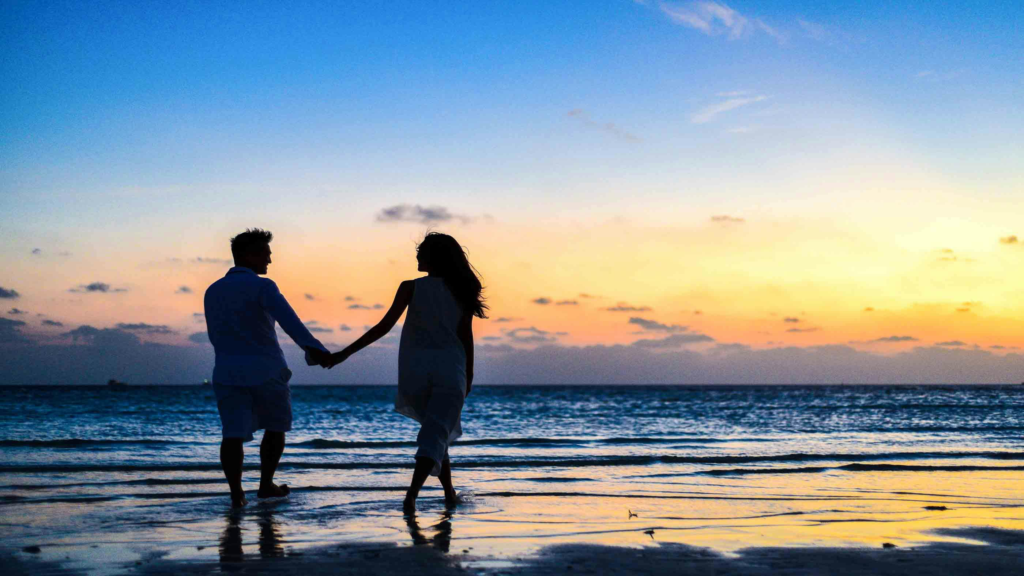
#> input picture examples/13/img.png, 1024 x 576 px, found by its file name
$ jupyter execute --allow-errors demo.ipynb
#> lines starting #> are read from the running program, lines starting #| are printed output that depends on the picture
# Import libraries and set up utils

[cell 1]
import os

os.environ["CUDA_VISIBLE_DEVICES"]="9" #restrict CUDA visibility

import cv2
import numpy as np
import random
import math
from PIL import Image   # used to address load image
import torch
from matplotlib import pyplot as plt
import torch.nn.functional as F
from transformers import CLIPImageProcessor, CLIPVisionModelWithProjection
from diffusers import StableVideoDiffusionPipeline, AutoencoderKLTemporalDecoder, UNetSpatioTemporalConditionModel, EulerDiscreteScheduler
from diffusers.pipelines.stable_video_diffusion import StableVideoDiffusionPipelineOutput
from diffusers.models.unets.unet_spatio_temporal_condition import UNetSpatioTemporalConditionOutput
from diffusers.utils.torch_utils import randn_tensor
from diffusers.pipelines.stable_video_diffusion.pipeline_stable_video_diffusion import _append_dims
from IPython.display import HTML

[cell 2]
"""
Define utils function
"""

# [14 lines left out: function export_to_gif, not called in this run]

def requires_grad(model, flag=True):
    for p in model.parameters():
        p.requires_grad = flag
# [15 lines left out: function tensor2vid, not called in this run]
def visualize_control(image, trajectory_points):
    scale_factor = 1.5
    image = np.array(image)
    image = cv2.cvtColor(image, cv2.COLOR_RGB2BGR)
    for i in range(len(trajectory_points)):
        frames = len(trajectory_points[i])
        for j in range(frames):
            source_point = trajectory_points[i][j]
            sx, sy, tx, ty = source_point[0], source_point[1], source_point[2], source_point[3]
            if j==0:
                image2 = cv2.rectangle(image.copy(), (int(sy), int(sx)), (int(ty), int(tx)), (69, 27, 255), thickness=-1)
                image = cv2.rectangle(image, (int(sy), int(sx)), (int(ty), int(tx)), (0, 0, 255), thickness=6)
                image2 = cv2.rectangle(image2, (int(sy), int(sx)), (int(ty), int(tx)), (0, 0, 255), thickness=6)
                image = cv2.addWeighted(image,0.4,image2,0.6,0)
            if j + 1 < frames:
                target_point = trajectory_points[i][j+1]
                sx2, sy2, tx2, ty2 = target_point[0], target_point[1], target_point[2], target_point[3]
                sx3 = (sx+tx)//2
                tx3 = (sx2+tx2)//2
                sy3 = (sy+ty)//2
                ty3 = (sy2+ty2)//2
                arrow_length = np.sqrt((sx3-tx3)**2 + (sy3-ty3)**2)
                green = (0,255,0)
                if j + 2 == frames:
                    image = cv2.line(image, (int(sy3), int(sx3)), (int(ty3), int(tx3)), green, thickness = int(12*scale_factor))
                    image = cv2.circle(image, (int(ty3), int(tx3)), radius = int(15*scale_factor), color = green, thickness = -1)
                    #image = cv2.arrowedLine(image, (int(sy3), int(sx3)), (int(ty3), int(tx3)), green, 12, tipLength=2) #8/arrow_length)
                else:
                    image = cv2.line(image, (int(sy3), int(sx3)), (int(ty3), int(tx3)), green, thickness = int(12*scale_factor))
    image = cv2.cvtColor(image, cv2.COLOR_BGR2RGB)
    plt.imshow(image)
    plt.show()
# [15 lines left out: function butterworth_low_pass_filter, not called in this run]

# Define denoising network

[cell 3]
"""
Define denoising network (UNet)
"""

class MyUNet(UNetSpatioTemporalConditionModel):
    """
    Modified from SVD implementation
    https://github.com/huggingface/diffusers/blob/24c7d578baf6a8b79890101dd280278fff031d12/src/diffusers/models/unets/unet_spatio_temporal_condition.py#L32
    """
    # [8 lines left out: function inject, not called in this run]

    record_value_ = []

    # [139 lines left out: functions forward, my_self_attention, not called in this run]

# Define pipeline

[cell 4]
"""
Define Pipeline
"""

class SGI2VPipe(StableVideoDiffusionPipeline):
    """
    Modified from the original SVD pipeline
    ref: https://github.com/huggingface/diffusers/blob/24c7d578baf6a8b79890101dd280278fff031d12/src/diffusers/pipelines/stable_video_diffusion/pipeline_stable_video_diffusion.py#L139
    """
    heatmap = {}
    # [271 lines left out: functions get_gaussian_heatmap, optimize_latent, __call__, not called in this run]

# Set up config

[cell 5]
class Config:
    """
    Hyperparameters
    """
    seed = 817
    height, width = 576, 1024 #resolution of generated video
    num_frames = 14
    num_inference_steps = 50 #total number of inference steps
    optimize_latent_time = list(range(30,46)) #set of timesteps to perform optimization
    optimize_latent_iter = 5 #number of optimization iterations to perform for each timestep
    optimize_latent_lr = 0.21 #learning rate for optimization
    record_layer_sublayer = [(2, 1), (2, 2)] #extract feature maps from 1st and 2nd self-attention (note: 0-indexed base) located at 2nd resolution-level of upsampling layer
    heatmap_sigma = 0.4 #standard deviation of gaussian heatmap
    fft_ratio = 0.5 #fft mix ratio
    latent_fft_post_merge = True #fft-based post-processing is enabled iff True

config = Config()

# Load pre-trained image-to-video diffusion models

[cell 6]
# Load and set up the pipeline
svd_dir = "stabilityai/stable-video-diffusion-img2vid"
cache_dir = "./../"

#> (the rest of this cell did not finish here and is left out)

# Prepare input

[cell 7]
#Input example 1
"""
bounding_box : N x (w_1, h_1, w_2, h_2), specifying corner coordinates of bounding boxes on the first frame
center_traj: N x F x 2, specifying center coordinates (w, h) of bounding boxes at each frame
"""
image_url = "./examples/111/img.png"
bounding_box = [[404., 305., 773., 500.], [290.,   4., 541.,  74.]]
center_traj = [
       [[588.        , 402.        ],
        [588.        , 402.        ],
        [588.        , 402.        ],
        [588.        , 402.        ],
        [588.        , 402.        ],
        [588.        , 402.        ],
        [588.        , 402.        ],
        [588.        , 402.        ],
        [588.        , 402.        ],
        [588.        , 402.        ],
        [588.        , 402.        ],
        [588.        , 402.        ],
        [588.        , 402.        ],
        [588.        , 402.        ]],

       [[415.        ,  39.        ],
        [453.5430132 ,  34.66408739],
        [486.12517069,  31.64997724],
        [512.56076468,  29.71734183],
        [532.66408739,  28.62585344],
        [546.24943104,  28.13518434],
        [553.13108785,  28.00500683],
        [553.32453345,  28.2553482 ],
        [547.85116067,  30.20801092],
        [536.72644515,  33.8830223 ],
        [519.76467911,  39.04005462],
        [496.78015476,  45.43878015],
        [467.58716431,  52.83887119],
        [432.        ,  61.        ]]]
assert(len(bounding_box)==len(center_traj))

[cell 8]
#load image
image = Image.open(image_url).convert('RGB')
#> image is the input picture: PIL image 1024x576 RGB; mean R, G, B 134.4, 148.7, 158.7
image = image.resize((config.width, config.height))

#preprocess trajectory
bounding_box = np.array(bounding_box).astype(np.float32)
center_traj = np.array(center_traj).astype(np.float32)
trajectory_points = [] # N x frames x 4
for j, trajectory in enumerate(center_traj):
        #For normal use
        box_traj = [] # frames x 4
        for i in range(config.num_frames):
            d = center_traj[j][i] - center_traj[j][0]
            dx, dy = d[0], d[1]
            box_traj.append(np.array([bounding_box[j][1] + dy, bounding_box[j][0] + dx, bounding_box[j][3] + dy, bounding_box[j][2] + dx], dtype=np.float32))
        trajectory_points.append(box_traj)

#visualize
visualize_control(image, trajectory_points=trajectory_points)
#> after the loop in visualize_control, `for i in range(len(trajectory_points)):`:
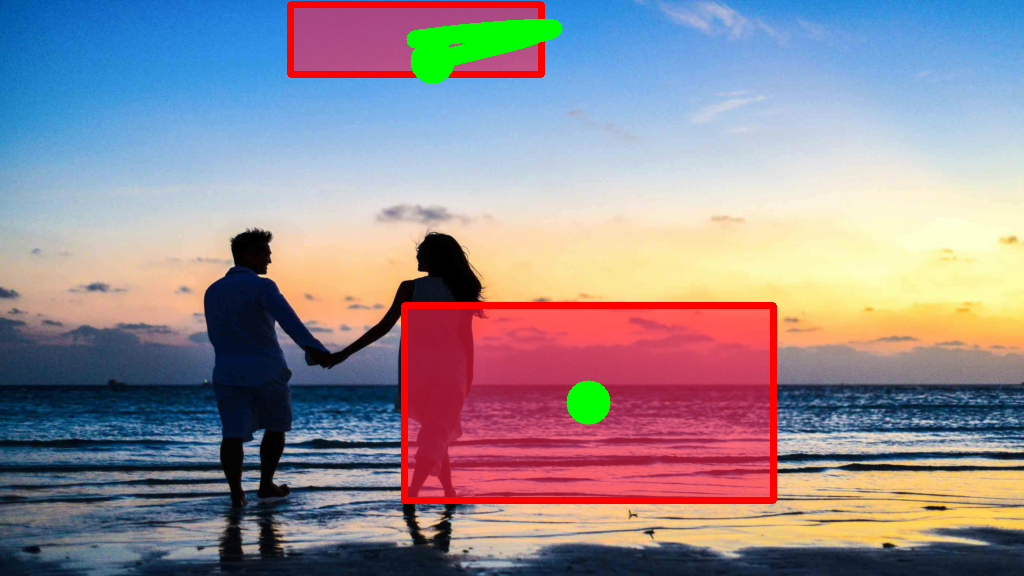
#> image: shape (576, 1024, 3); mean B, G, R 148.2, 140.2, 148

# Generate video

[cell 9]
#Approx. 4 minutes on A6000 with default config
def run(config, image, trajectory_points, save_path):
    """
    Set up hyperparameters
    """
    pipe.unet.num_inference_steps = config.num_inference_steps
    pipe.unet.optimize_zero_initialize_param = True
    height, width = config.height, config.width
    motion_bucket_id = 127
    fps = 7
    num_frames = config.num_frames
    seed = config.seed
    pipe.unet.heatmap_sigma = config.heatmap_sigma
    pipe.unet.latent_fft_post_merge = config.latent_fft_post_merge
    pipe.unet.latent_fft_ratio = config.fft_ratio #range : 0.0 - 1.0
    pipe.unet.optimize_latent_iter = config.optimize_latent_iter
    pipe.unet.optimize_latent_lr = config.optimize_latent_lr
    pipe.unet.optimize_latent_time = config.optimize_latent_time
    pipe.unet.record_layer_sublayer =  config.record_layer_sublayer
    generator = torch.manual_seed(seed)
    frames = pipe(image, trajectory_points, height=height, width=width, num_frames = num_frames, decode_chunk_size=8, generator=generator, fps=fps, motion_bucket_id=motion_bucket_id, noise_aug_strength=0.02).frames[0]
    #save video
    export_to_gif(frames, save_path)

#generate video
#> (the rest of this cell did not finish here and is left out)


$ run again, with examples/15/img.png copied over examples/13/img.png
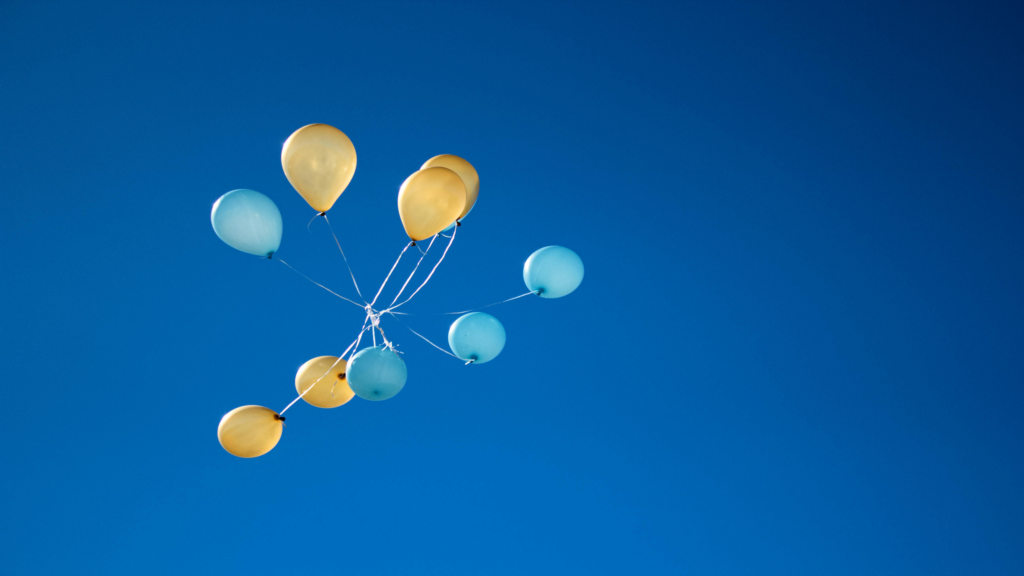
#> input picture examples/15/img.png, 1024 x 576 px, found by its file name
#> image is the input picture: PIL image 1024x576 RGB; mean R, G, B 8.4, 91, 156.9
#> after the loop in visualize_control, `for i in range(len(trajectory_points)):`:
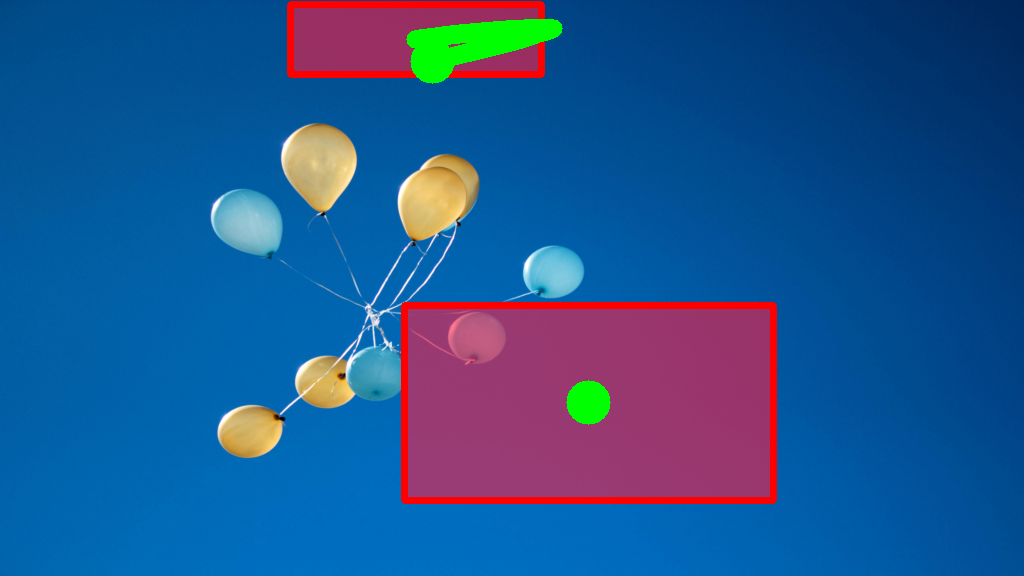
#> image: shape (576, 1024, 3); mean B, G, R 143.7, 85.5, 33.3

$ run again, with examples/9/img.png copied over examples/13/img.png
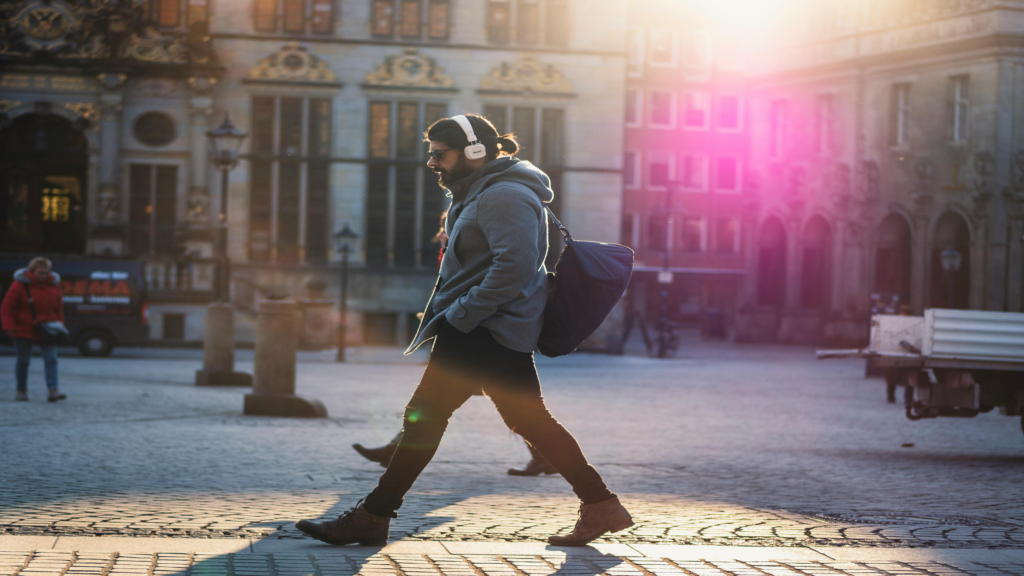
#> input picture examples/9/img.png, 1024 x 576 px, found by its file name
#> image is the input picture: PIL image 1024x576 RGB; mean R, G, B 124.4, 110.3, 113.4
#> after the loop in visualize_control, `for i in range(len(trajectory_points)):`:
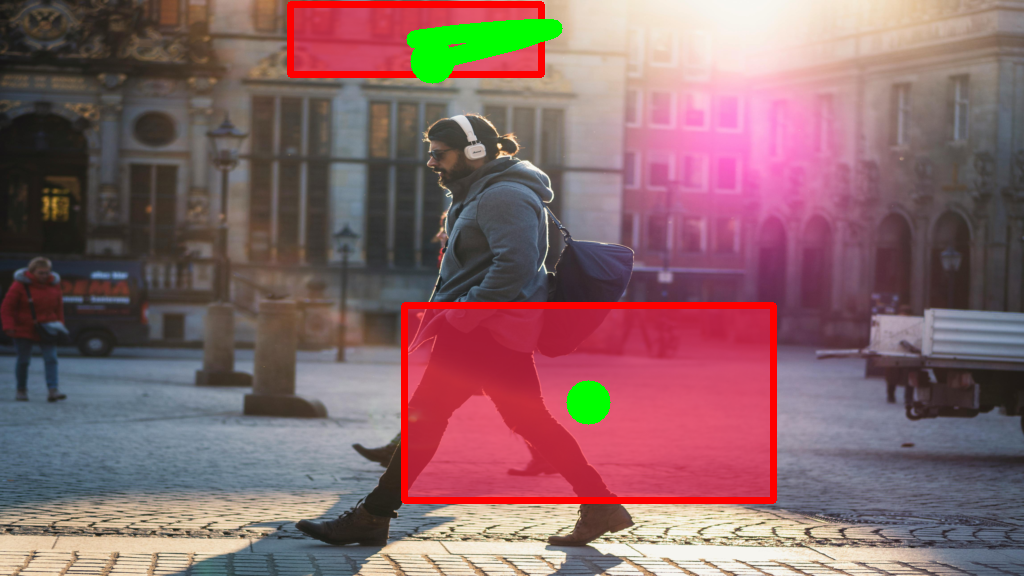
#> image: shape (576, 1024, 3); mean B, G, R 105.6, 102.5, 135.5
